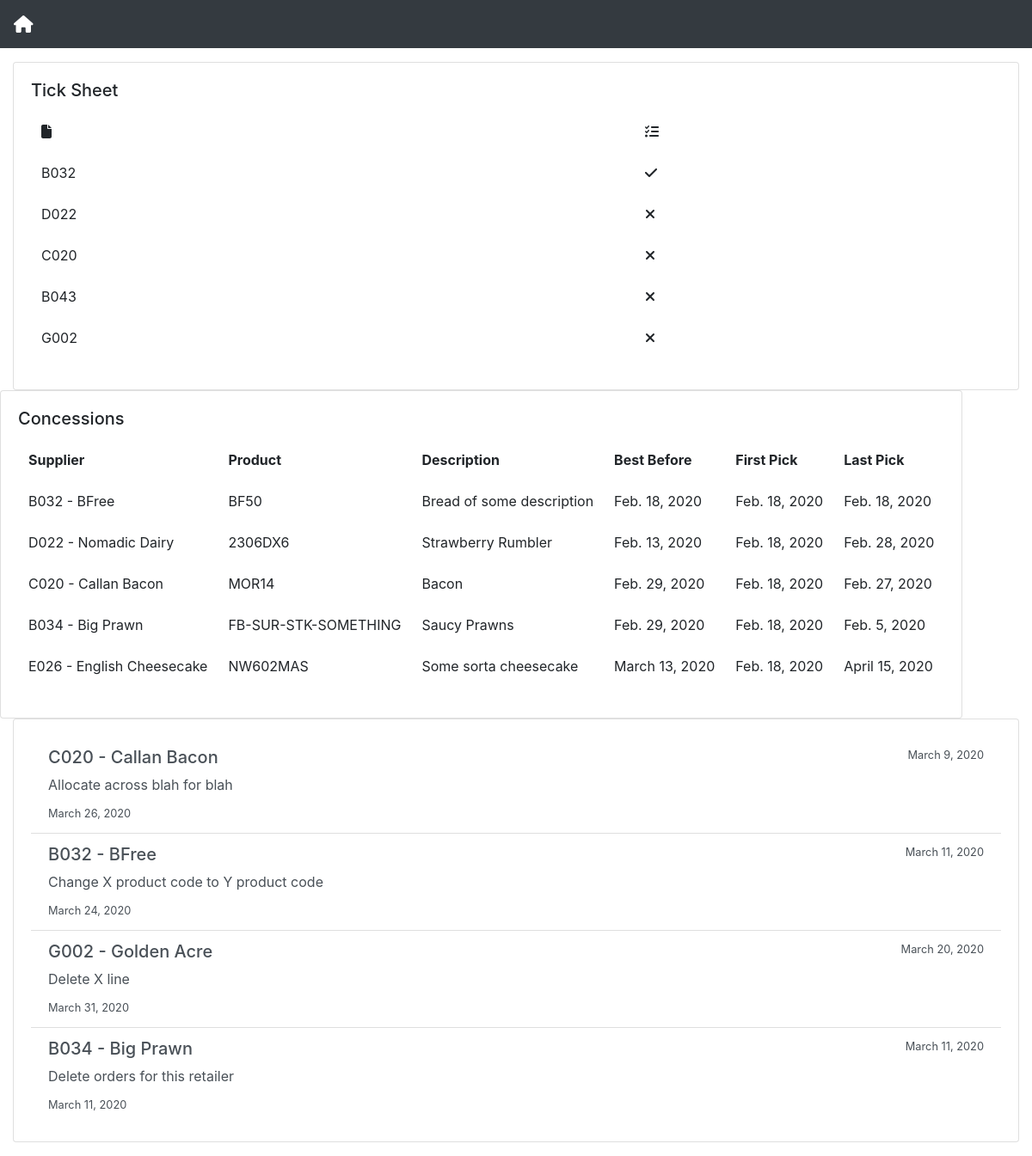
/ops_admin/retailers/A001, run on the app's committed database.
### ops_admin/models.py (models this page shows, shortened)
class Supplier(models.Model):
    scode = models.CharField(max_length=4)
    sname = models.CharField(max_length=100)
    def __str__(self):
        return f'{self.scode} - {self.sname}'

class Concession(models.Model):
    rcode = models.ForeignKey(Retailer, on_delete=models.CASCADE)
    scode = models.ForeignKey(Supplier, on_delete=models.CASCADE)
    pcode = models.CharField(max_length=20)
    pdesc = models.CharField(max_length=100)
    prbbd = models.DateField(null=True)
    cstart = models.DateField(null=True)
    cend = models.DateField(null=True)

class ConcessionNote(models.Model):
    retailer = models.ForeignKey(Retailer, on_delete=models.CASCADE)
    supplier = models.ForeignKey(Supplier, on_delete=models.CASCADE)
    start = models.DateField()
    end = models.DateField(null=True)
    note = models.TextField()

### ops_admin/views.py (the view)
def ops_checklist(request, retailer):
    suppliers = [[supplier['scode'] for supplier in retailer.slist.values()]
                 for retailer in Retailer.objects.filter(rcode=retailer)]
    received = [
        order.scode for order in Order.objects.filter(rcode=retailer)]
    name = [retailer.rname for retailer in Retailer.objects.filter(
        rcode=retailer)][0]
    concessions = Concession.objects.all()
    notes = ConcessionNote.objects.all()
    context = {
        'title': f'{name}',
        'suppliers': suppliers,
        'received': received,
        'concessions': concessions,
        'notes': notes,
    }
    return render(request, 'ops_admin/checklist.html', context)

### ops_admin/templates/ops_admin/checklist.html (shortened to what this page needs)
{% extends 'ops_admin/base.html' %}
{% block content %}
    <div class="container-fluid">
        <div class="row">
            <div class="col-sm">
                <div class="card">
                    <div class="card-body">
                        <h5 class="card-title">Tick Sheet</h5>
                        <table class="table table-borderless">
                            <thead class="thead">
                                <tr>
                                    <th scope="col"><i class="fas fa-file"></i></th>
                                    <th scope="col"><i class="fas fa-tasks"></i></th>
                                </tr>
                            </thead>
                            <tbody>
                                {% for supplier in suppliers %}
                                    {% for scode in supplier %}
                                        <tr>
                                            <td>{{scode}}</td>
                                            {% if scode in received %}
                                                <td class="center"><i class="fas fa-check"></i></td>
                                            {% else %}
                                                <td class="center"><i class="fas fa-times"></i></td>
                                            {% endif %}
                                        </tr>
                                    {% endfor %}
                                {% endfor %}
                            </tbody>
                        </table>
                    </div>
                </div>
            </div>
            <div class="col-m">
                <div class="card">
                    <div class="card-body">
                        <h5 class="card-title">Concessions</h5>
                        <table class="table table-borderless">
                            <thead class="thead">
                                <tr>
                                    <th scope="col">Supplier</th>
                                    <th scope="col">Product</th>
                                    <th scope="col">Description</th>
                                    <th scope="col">Best Before</th>
                                    <th scope="col">First Pick</th>
                                    <th scope="col">Last Pick</th>
                                </tr>
                            </thead>
                            <tbody>
                                {% for concession in concessions %}
                                    <tr>
                                        <td>{{concession.scode}}</td>
                                        <td>{{concession.pcode}}</td>
                                        <td>{{concession.pdesc}}</td>
                                        <td>{{concession.prbbd}}</td>
                                        <td>{{concession.cstart}}</td>
                                        <td>{{concession.cend}}</td>
                                    </tr>
                                {% endfor %}
                            </tbody>
                        </table>
                    </div>
                </div>
            </div>
            <div class="col-sm">
                <div class="card">
                    <div class="card-body">
                        <div class="list-group-flush">
                            {% for note in notes %}
                                <li class="list-group-item list-group-item-action flex-column align-items-start">
                                    <div class="d-flex w-100 justify-content-between">
                                        <h5 class="mb-2 h5">{{note.supplier}}</h5>
                                        <small>{{note.start}}</small>
                                    </div>
                                    <p class="mb-2">{{note.note}}</p>
                                    <small>{{note.end}}</small>
                                </li>
                            {% endfor %}
                        </div>
                    </div>
                </div>
            </div>
        </div>
    </div>
{% endblock content %}

### data on the page
Supplier: supplier "B032"
Supplier: supplier "D022"
Supplier: supplier "C020"
Supplier: supplier "B043"
Supplier: supplier "G002"
Concession: scode "B032 - BFree", pcode "BF50", pdesc "Bread of some description", prbbd "Feb. 18, 2020", cstart "Feb. 18, 2020", cend "Feb. 18, 2020"
Concession: scode "D022 - Nomadic Dairy", pcode "2306DX6", pdesc "Strawberry Rumbler", prbbd "Feb. 13, 2020", cstart "Feb. 18, 2020", cend "Feb. 28, 2020"
Concession: scode "C020 - Callan Bacon", pcode "MOR14", pdesc "Bacon", prbbd "Feb. 29, 2020", cstart "Feb. 18, 2020", cend "Feb. 27, 2020"
Concession: scode "B034 - Big Prawn", pcode "FB-SUR-STK-SOMETHING", pdesc "Saucy Prawns", prbbd "Feb. 29, 2020", cstart "Feb. 18, 2020", cend "Feb. 5, 2020"
Concession: scode "E026 - English Cheesecake", pcode "NW602MAS", pdesc "Some sorta cheesecake", prbbd "March 13, 2020", cstart "Feb. 18, 2020", cend "April 15, 2020"
ConcessionNote: supplier "C020 - Callan Bacon", start "March 9, 2020", note "Allocate across blah for blah", end "March 26, 2020"
ConcessionNote: supplier "B032 - BFree", start "March 11, 2020", note "Change X product code to Y product code", end "March 24, 2020"
ConcessionNote: supplier "G002 - Golden Acre", start "March 20, 2020", note "Delete X line", end "March 31, 2020"
ConcessionNote: supplier "B034 - Big Prawn", start "March 11, 2020", note "Delete orders for this retailer", end "March 11, 2020"
